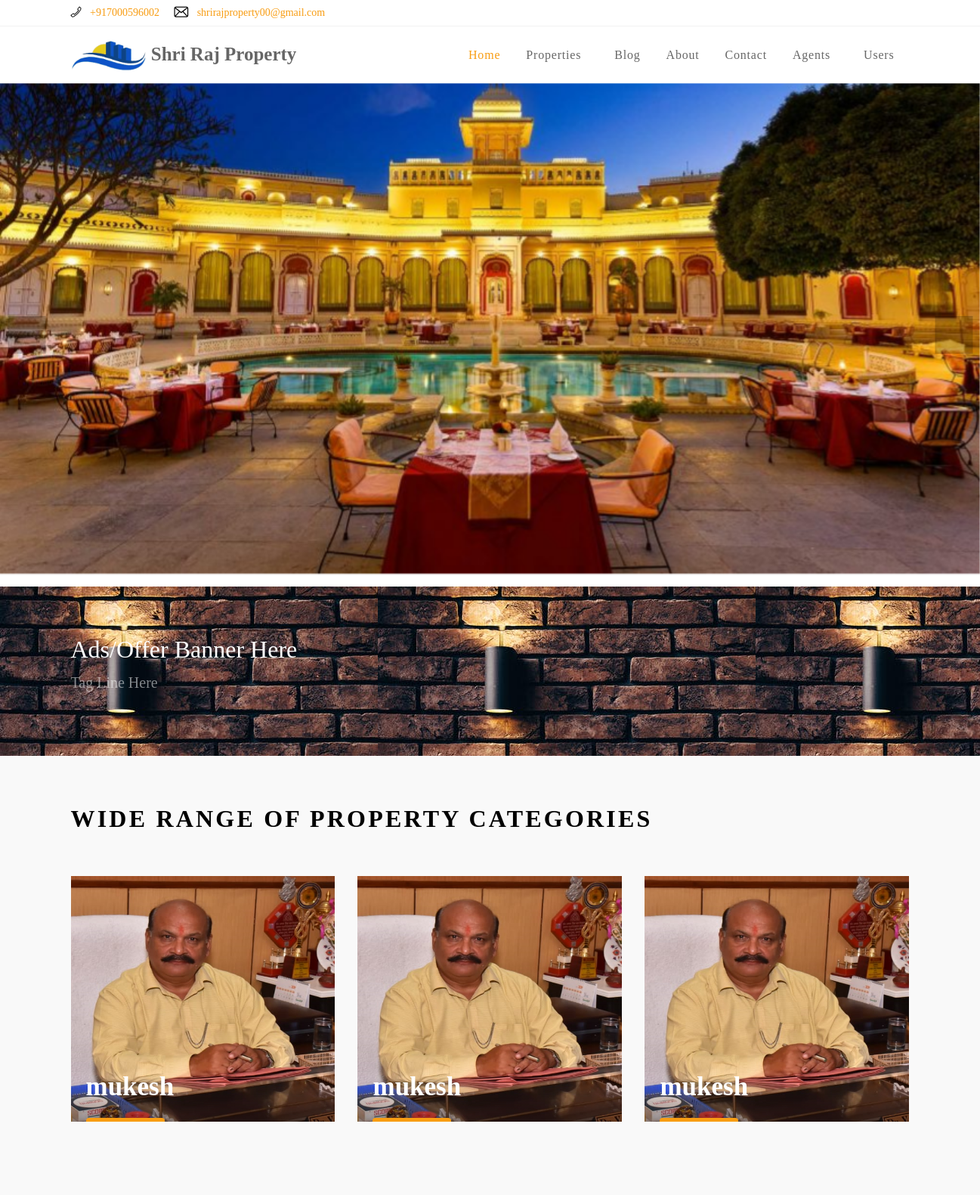
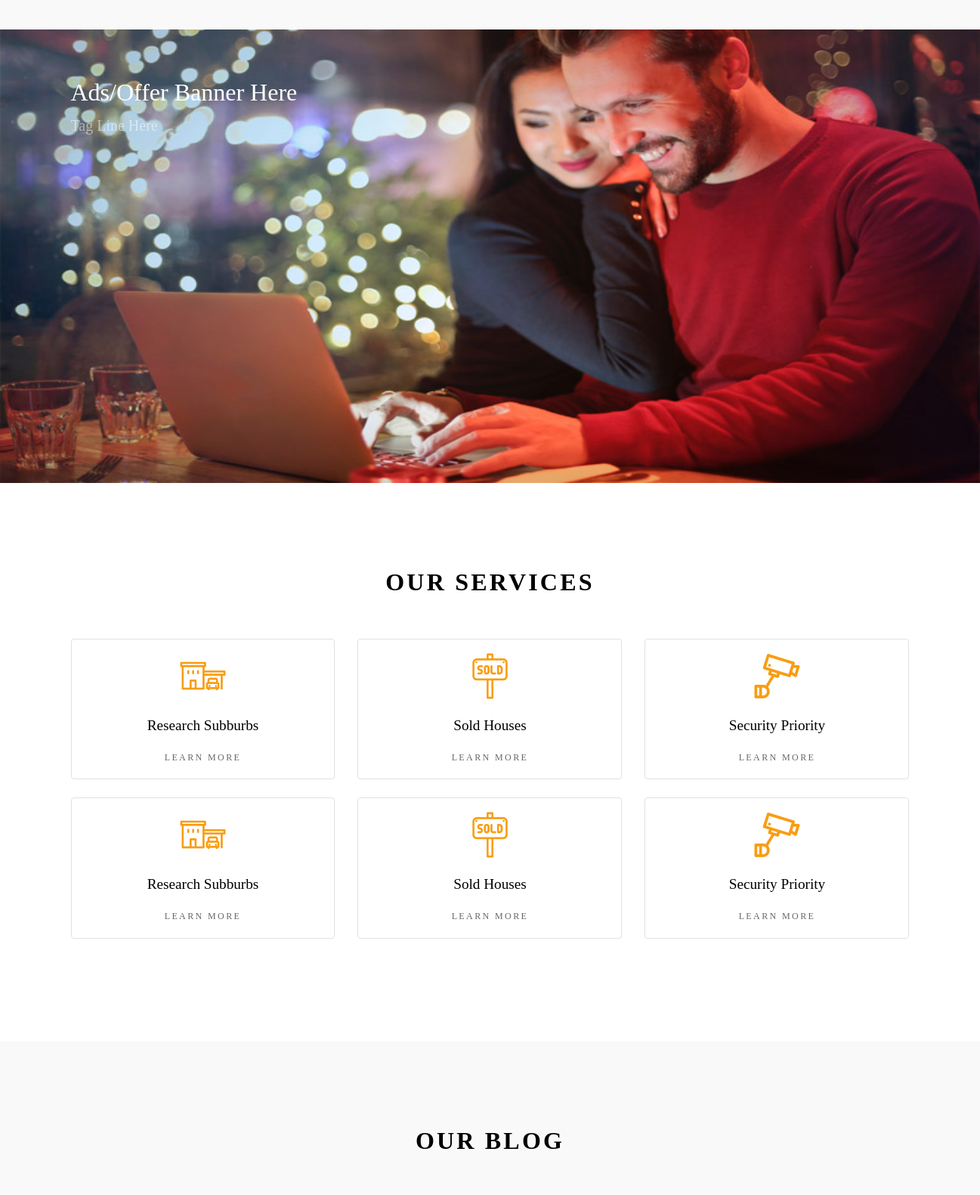
The page / (upper part) on the database its author committed (2 pictures, top to bottom).
### realstateapp/models.py (models this page shows)
class PropertyCategoryData(models.Model):
	Category_ID=models.CharField(max_length=100)
	Category_Name=models.CharField(max_length=50)
	Category_Image=models.ImageField(upload_to="categoryimages/")
	class Meta:
		db_table="PropertyCategoryData"

### realstateapp/views.py (the view)
# urls.py: path('', index),
def index(request):
	b=0
	h=0
	obj=agent_account.objects.all()
	blogs=allblogs()[0:3]
	try:
		try:
			n=request.session['user_id']
			if user_account.objects.filter(user_id=n).get():
				b=1
				h=0
				dic={'obj':obj,'b':b, 'h':h}
				dic.update({'cdata':GetPropertyCategoryData()})
				dic.update({'blogs':blogs})
				return render(request, 'index.html',dic)
			else:
				b=1
				dic={'obj':obj,'b':b, 'h':h}
				dic.update({'cdata':GetPropertyCategoryData()})
				dic.update({'blogs':blogs})
				return render(request, 'index.html',dic)
		except:
			a=request.session['agent_id']
			if agent_account.objects.filter(agent_id=a).get():
				b=1
				h=0
				dic={'obj':obj,'b':b, 'h':h}
				dic.update({'cdata':GetPropertyCategoryData()})
				dic.update({'blogs':blogs})
				return render(request, 'index.html',dic)
			else:
				dic={'obj':obj,'b':b, 'h':h}
				dic.update({'cdata':GetPropertyCategoryData()})
				dic.update({'blogs':blogs})
				return render(request, 'index.html',dic)
	except Exception:
		dic={'obj':obj,'b':b, 'h':h}
		dic.update({'cdata':GetPropertyCategoryData()})
		dic.update({'blogs':blogs})
		return render(request, 'index.html',dic)

### realstateapp/realutil.py (called while the page is built)
def GetPropertyCategoryData():
	obj=PropertyCategoryData.objects.all()
	dic={}
	lt=[]
	for x in obj:
		dic={'cid':x.Category_ID,
			'cname':x.Category_Name,
			'cimage':x.Category_Image.url}
		lt.append(dic)
	return lt

def allblogs():
	dic={}
	lt=[]
	lt2=[]
	obj=blog_table.objects.all()
	for i in obj:
		dic={
		'blog_no': i.blog_no,
		'pic_of_pro': i.pic_of_pro.url,
		'date': i.date,
		'subject': i.subject,
		'Desc': i.Desc
		}
		lt.append(dic)
	b=len(lt)-1
	for x in range(b,-1,-1):
		lt2.append(lt[x])
	return lt2

### realstateapp/templates/index.html (shortened to what this page needs)
{% load static %}
<!DOCTYPE html>
<html lang="en">
  <head>
    <link rel="stylesheet" href="{% static 'w3.css' %}">
    <link rel="stylesheet" href="https://cdnjs.cloudflare.com/ajax/libs/font-awesome/4.7.0/css/font-awesome.min.css">
    <link rel="stylesheet" href="{% static 'fonts/icomoon/style.css' %}">
    <link rel="stylesheet" href="{% static 'css/bootstrap.min.css' %}">
    <link rel="stylesheet" href="{% static 'css/magnific-popup.css' %}">
    <link rel="stylesheet" href="{% static 'css/jquery-ui.css' %}">
    <link rel="stylesheet" href="{% static 'css/owl.carousel.min.css' %}">
    <link rel="stylesheet" href="{% static 'css/owl.theme.default.min.css' %}">
    <link rel="stylesheet" href="{% static 'css/bootstrap-datepicker.css' %}">
    <link rel="stylesheet" href="{% static 'css/mediaelementplayer.css' %}">
    <link rel="stylesheet" href="{% static 'css/animate.css' %}">
    <link rel="stylesheet" href="{% static 'fonts/flaticon/font/flaticon.css' %}">
    <link rel="stylesheet" href="{% static 'css/fl-bigmug-line.css' %}">
    <link rel="stylesheet" href="{% static 'css/aos.css' %}">
    <link rel="stylesheet" href="{% static 'css/style.css' %}">
  </head>
  <body>
  <div class="site-wrap">
    <div class="border-bottom bg-white top-bar">
      <div class="container">
        <div class="row align-items-center">
          <div class="col-6 col-md-6">
            <p class="mb-0">
              <a href="#" class="mr-3"><span class="text-black fl-bigmug-line-phone351"></span> <span class="d-none d-md-inline-block ml-2">+917000596002</span></a>
              <a href="#"><span class="text-black fl-bigmug-line-email64"></span> <span class="d-none d-md-inline-block ml-2">shrirajproperty00@gmail.com
</span></a>
            </p>
          </div>
          <div class="col-6 col-md-6 text-right">
            <a href="https://www.facebook.com/Shri-Raj-Property-Solvation-102741251470674/" class="mr-3"><span class="text-black icon-facebook"></span></a>
            <a href="https://twitter.com/ShriRajPropert1?s=08" class="mr-3"><span class="text-black icon-twitter"></span></a>
          </div>
        </div>
      </div>
    </div>
    <div class="site-navbar">
        <div class="container py-1">
          <div class="row align-items-center">
            <div class="col-8 col-md-8 col-lg-4">
              <h1><a href="\index\" class="h5 text-blue" style="font-size:25px;"><img src="{% static 'images/logo.png' %}" style="width:100px;"><strong> Shri Raj Property</strong></a></h1>
            </div>
            <div class="col-4 col-md-4 col-lg-8">
              <nav class="site-navigation text-right text-md-right" role="navigation">
                <ul class="site-menu js-clone-nav d-none d-lg-block">
                  <li class="active">
                    <a href="\index\">Home</a>
                  </li>
                  <li class="has-children">
                    <a href="">Properties</a>
                  </li>
                  <li><a href="\blog\">Blog</a></li>
                  <li><a href="\about\">About</a></li>
                  <li><a href="\contact\">Contact</a></li>
                  {% if b == h %}
                  <li class="has-children">
                    <a href="#">Agents</a>
                  </li>
                  <li class="has-children" >
                    <a href="#" style="padding-right:20px;">Users</a>
                  {% endif %}
                </ul>
              </nav>
            </div>
          </div>
        </div>
      </div>
    <div class="slide-one-item home-slider owl-carousel">
      <div class="site-blocks-cover" style="width:100%;background-image: url({% static 'images/Shiv-Niwas-Palace-Udaipur-866x487.jpg' %});" data-aos="fade" data-stellar-background-ratio="0.5">
      </div>
    </div>
    <div class="site-section site-section-sm bg-primary" style="background-image:url({% static 'images/pexels-photo-276514.jpeg' %})">
      <div class="container">
        <div class="row align-items-center">
          <div class="col-md-8">
            <h2 class="text-white">Ads/Offer Banner Here</h2>
            <p class="lead text-white-5">Tag Line Here</p>
          </div>
        </div>
      </div>
    </div>
    <div class="site-section site-section-sm bg-light">
      <div class="container">
        <div class="row mb-5">
          <div class="col-12">
            <div class="site-section-title">
              <h2>Wide Range of Property Categories</h2>
            </div>
          </div>
        </div>
        <div class="row mb-5">
        {% for x in cdata %}
            <div class="col-md-6 col-lg-4 mb-4" data-aos="fade-up" data-aos-delay="100">
              <div class="prop-entry d-block">
                <figure>
                  <img src="{{ x.cimage|safe }}" alt="Image" class="img-fluid" style="height:325px;width:100%;">
                </figure>
                <div class="prop-text">
                  <div class="inner">
                    <h3 class="title" style="margin-bottom:20px;font-size:35px;">{{ x.cname|safe }}</h3>
                    <a class="price rounded" href="/openpropertycategory/?cname={{ x.cname|safe }}">Browse Now</a>
                  </div>
                </div>
              </div>
            </div>
        {% endfor %}
        </div>
      </div>
    </div>
    <div class="site-section site-section-sm bg-primary" style="height:600px;width:100%;background-size:100% 100%;background-image:url({% static 'images/Couple-Buying-online.jpg' %})">
      <div class="container">
        <div class="row align-items-center">
          <div class="col-md-8">
            <h2 class="text-white">Ads/Offer Banner Here</h2>
            <p class="lead text-white-5">Tag Line Here</p>
          </div>
        </div>
      </div>
    </div>
    <div class="site-section">
      <div class="container">
        <div class="row justify-content-center">
          <div class="col-md-7 text-center mb-5">
            <div class="site-section-title">
              <h2>Our Services</h2>
            </div>
          </div>
        </div>
        <div class="row">
          <div class="col-md-6 col-lg-4 mb-4">
            <a href="#" class="service text-center border rounded">
              <span class="icon flaticon-house"></span>
              <h2 class="service-heading">Research Subburbs</h2>
              <p><span class="read-more">Learn More</span></p>
            </a>
          </div>
          <div class="col-md-6 col-lg-4 mb-4">
            <a href="#" class="service text-center border rounded">
              <span class="icon flaticon-sold"></span>
              <h2 class="service-heading">Sold Houses</h2>
              <p><span class="read-more">Learn More</span></p>
            </a>
          </div>
          <div class="col-md-6 col-lg-4 mb-4">
            <a href="#" class="service text-center border rounded">
              <span class="icon flaticon-camera"></span>
              <h2 class="service-heading">Security Priority</h2>
              <p><span class="read-more">Learn More</span></p>
            </a>
          </div>
          <div class="col-md-6 col-lg-4 mb-4">
            <a href="#" class="service text-center border rounded">
              <span class="icon flaticon-house"></span>
              <h2 class="service-heading">Research Subburbs</h2>
              <p><span class="read-more">Learn More</span></p>
            </a>
          </div>
          <div class="col-md-6 col-lg-4 mb-4">
            <a href="#" class="service text-center border rounded">
              <span class="icon flaticon-sold"></span>
              <h2 class="service-heading">Sold Houses</h2>
              <p><span class="read-more">Learn More</span></p>
            </a>
          </div>
          <div class="col-md-6 col-lg-4 mb-4">
            <a href="#" class="service text-center border rounded">
              <span class="icon flaticon-camera"></span>
              <h2 class="service-heading">Security Priority</h2>
              <p><span class="read-more">Learn More</span></p>
            </a>
          </div>
        </div>
      </div>
    </div>
    <div class="site-section bg-light">
      <div class="container">
        <div class="row justify-content-center mb-5">
          <div class="col-md-7 text-center">
            <div class="site-section-title">
              <h2>Our Blog</h2>
            </div>
          </div>
        </div>
      </div>
    </div>
  </div>
  </body>
</html>

### realstateapp/static/w3.css (style rules this page uses)
img { vertical-align:middle }
a { color:inherit }

### realstateapp/static/css/fl-bigmug-line.css (style rules this page uses)
.fl-bigmug-line-ico, [class^="fl-bigmug-line-"]:before, [class*=" fl-bigmug-line-"]:before, [class^="fl-bigmug-line-"]:after, [class*=" fl-bigmug-line-"]:after { font-family: 'fl-bigmug-line'; font-size: inherit; font-weight: 400; font-style: normal; -webkit-font-smoothing: antialiased; -moz-osx-font-smoothing: grayscale; }
.fl-bigmug-line-email64:before { content: "\e03c"; }
.fl-bigmug-line-phone351:before { content: "\e085"; }

### rows shown on the page
PropertyCategoryData: cname "mukesh"
PropertyCategoryData: cname "mukesh"
PropertyCategoryData: cname "mukesh"
